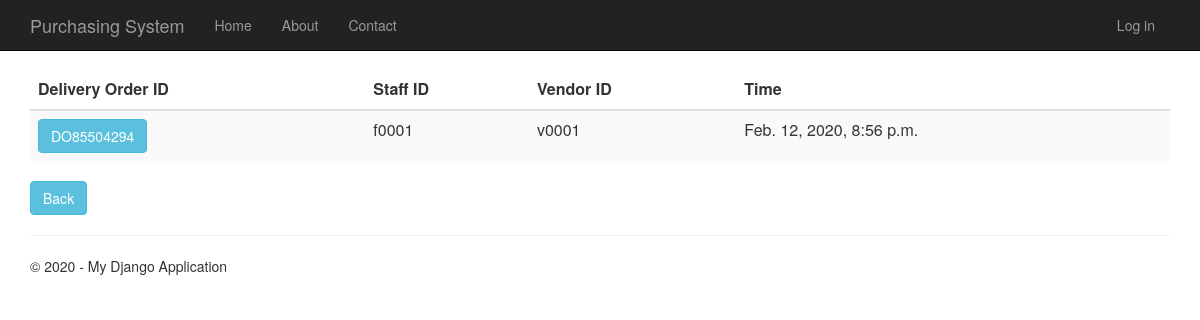
The app's page /deliveryorderhistory, older data.
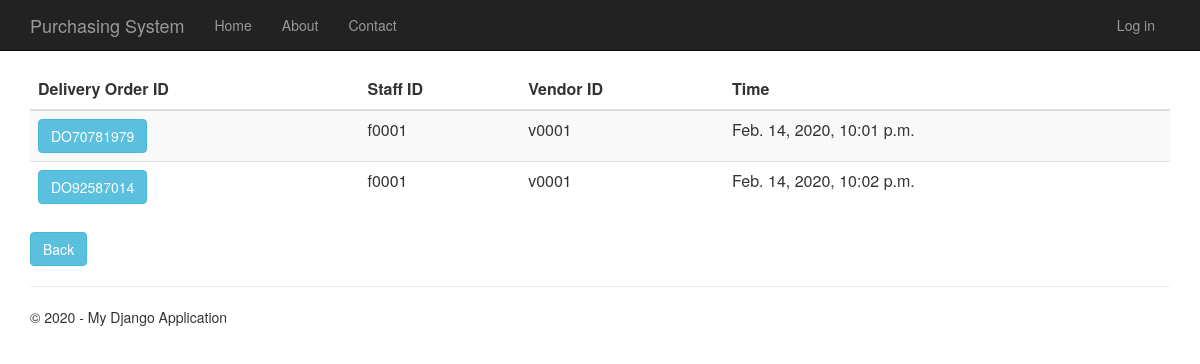
The same page, newer data.
### DeliveryOrder/models.py (models this page shows, shortened)
class DeliveryOrder(models.Model):
    delivery_order_id = models.CharField(primary_key=True, max_length=10)
    shipping_instructions = models.TextField()
    time_created = models.DateTimeField()
    description = models.TextField(null=True,default=None, blank=True)
    total_price = models.DecimalField(max_digits=10, decimal_places=2, default=Decimal('0.00'))
    person_id = models.ForeignKey(Person)
    vendor_id = models.ForeignKey(Vendor)
    purchase_order_id = models.ForeignKey(PurchaseOrder)

### app/models.py (models this page shows, shortened)
class Person(models.Model):
    user_id = models.OneToOneField(User)
    person_id = models.CharField(primary_key=True, max_length=10)
    person_name = models.TextField()
    person_address = models.TextField()
    person_phone_number = models.TextField()
    person_role = models.TextField(default = 'EMPLOYEE')

class Vendor(models.Model):
    vendor_id = models.CharField(primary_key=True, max_length=10)
    vendor_name = models.TextField()
    vendor_phone_number = models.TextField()
    vendor_address = models.TextField()
    vendor_email = models.TextField()
    def __str__(self):
        return str(self.vendor_id)

### DeliveryOrder/views.py (the view)
# urls.py: url(r'^deliveryorderhistory', DeliveryOrder.views.deliveryorderhistory, name="delivery_order_history"),
def deliveryorderhistory(request):
    delivery_orders = DeliveryOrder.objects.all()
    context = {
            'title':'delivery Order History',
            'rows':delivery_orders,
            'year':'2019/2020'
        }
    return render(request,'DeliveryOrder/deliveryorderhistory.html',context)

### DeliveryOrder/templates/DeliveryOrder/deliveryorderhistory.html
﻿{% extends "app/layout.html" %}
{% block content %}
<div class="purcahseorderhistory margintop" action="menu" >
    <form action="deliveryorderhistorydetails" method="GET">
        <table class="table table-striped margintop">
          <thead>
            <tr>
              <th scope="col">Delivery Order ID</th>
              <th scope="col">Staff ID</th>
              <th scope="col">Vendor ID</th>
              <th scope="col">Time</th>
            </tr>
          </thead>
          <tbody>
              {% for r in rows %}
            <tr>
                 <td><button type="submit" name="do_id" value="{{r.delivery_order_id}}" class="btn btn-info" >{{r.delivery_order_id}}</button></td>
                 <td>{{r.person_id.person_id}}</td>
                 <td>{{r.vendor_id}}</td>
                 <td>{{r.time_created}}</td>
            </tr>
              {% endfor %}
          </tbody>
        </table>
        <div class="margintop">
            <a type="submit" class="btn btn-info" href="/menu">Back</a>
        </div>
    </form>
</div>
{% endblock %}

Row changes from the older to the newer data that the page shows:
removed DeliveryOrder: delivery_order_id "DO85504294", person_id.person_id "f0001", vendor_id "v0001", time_created "Feb. 12, 2020, 8:56 p.m."
added DeliveryOrder: delivery_order_id "DO70781979", person_id.person_id "f0001", vendor_id "v0001", time_created "Feb. 14, 2020, 10:01 p.m."
added DeliveryOrder: delivery_order_id "DO92587014", person_id.person_id "f0001", vendor_id "v0001", time_created "Feb. 14, 2020, 10:02 p.m."
